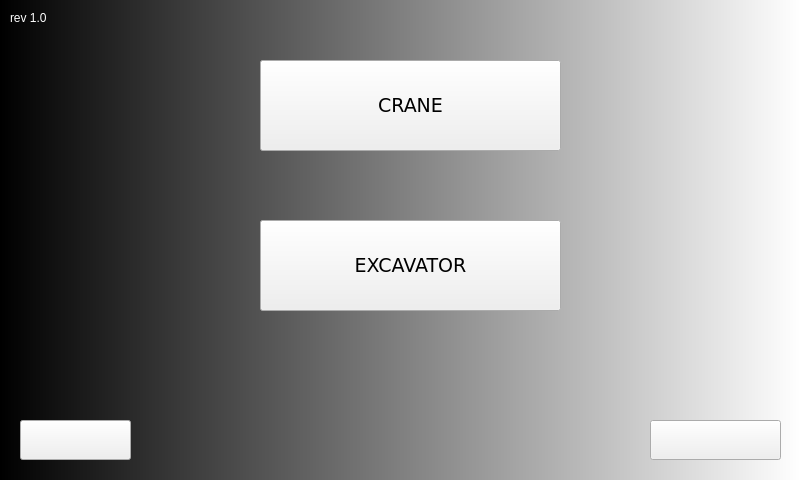
<?xml version="1.0" encoding="UTF-8"?>
<ui version="4.0">
 <class>page01</class>
 <widget class="QWidget" name="page01">
  <property name="geometry">
   <rect>
    <x>0</x>
    <y>0</y>
    <width>800</width>
    <height>480</height>
   </rect>
  </property>
  <property name="minimumSize">
   <size>
    <width>800</width>
    <height>480</height>
   </size>
  </property>
  <property name="maximumSize">
   <size>
    <width>800</width>
    <height>480</height>
   </size>
  </property>
  <property name="windowTitle">
   <string>page01</string>
  </property>
  <property name="styleSheet">
   <string notr="true">QWidget#page01
{
	background-color: qlineargradient(spread:pad, x1:0, y1:0, x2:1, y2:0, stop:0 rgba(0, 0, 0, 255), stop:1 rgba(255, 255, 255, 255));
}</string>
  </property>
  <widget class="ATCMbutton" name="atcmButton">
   <property name="geometry">
    <rect>
     <x>260</x>
     <y>60</y>
     <width>301</width>
     <height>91</height>
    </rect>
   </property>
   <property name="font">
    <font>
     <family>DejaVu Sans</family>
     <pointsize>14</pointsize>
    </font>
   </property>
   <property name="checkable">
    <bool>false</bool>
   </property>
   <property name="toolTip">
    <string/>
   </property>
   <property name="whatsThis">
    <string>ATCMbutton widget</string>
   </property>
   <property name="pageName">
    <string>page100</string>
   </property>
   <property name="passwordVar">
    <string/>
   </property>
   <property name="statusvar">
    <string/>
   </property>
   <property name="statusReleasedValue">
    <string/>
   </property>
   <property name="statusPressedValue">
    <string/>
   </property>
   <property name="viewStatus">
    <bool>false</bool>
   </property>
   <property name="visibilityVar">
    <string/>
   </property>
   <property name="bgColor">
    <color>
     <red>170</red>
     <green>170</green>
     <blue>255</blue>
    </color>
   </property>
   <property name="text">
    <string>CRANE</string>
   </property>
   <property name="pressText">
    <string>CRANE</string>
   </property>
   <property name="borderWidth">
    <number>0</number>
   </property>
   <property name="borderRadius">
    <number>0</number>
   </property>
   <property name="apparence">
    <enum>QFrame::Raised</enum>
   </property>
  </widget>
  <widget class="ATCMbutton" name="atcmButton_2">
   <property name="geometry">
    <rect>
     <x>260</x>
     <y>220</y>
     <width>301</width>
     <height>91</height>
    </rect>
   </property>
   <property name="font">
    <font>
     <family>DejaVu Sans</family>
     <pointsize>14</pointsize>
    </font>
   </property>
   <property name="checkable">
    <bool>false</bool>
   </property>
   <property name="toolTip">
    <string/>
   </property>
   <property name="whatsThis">
    <string>ATCMbutton widget</string>
   </property>
   <property name="pageName">
    <string>page200</string>
   </property>
   <property name="passwordVar">
    <string/>
   </property>
   <property name="statusvar">
    <string/>
   </property>
   <property name="statusReleasedValue">
    <string/>
   </property>
   <property name="statusPressedValue">
    <string/>
   </property>
   <property name="viewStatus">
    <bool>false</bool>
   </property>
   <property name="visibilityVar">
    <string/>
   </property>
   <property name="bgColor">
    <color>
     <red>170</red>
     <green>170</green>
     <blue>255</blue>
    </color>
   </property>
   <property name="text">
    <string>EXCAVATOR</string>
   </property>
   <property name="pressText">
    <string>EXCAVATOR</string>
   </property>
   <property name="borderWidth">
    <number>0</number>
   </property>
   <property name="borderRadius">
    <number>0</number>
   </property>
   <property name="apparence">
    <enum>QFrame::Raised</enum>
   </property>
  </widget>
  <widget class="ATCMtime" name="atcmTime">
   <property name="geometry">
    <rect>
     <x>20</x>
     <y>420</y>
     <width>111</width>
     <height>40</height>
    </rect>
   </property>
   <property name="font">
    <font>
     <family>DejaVu Sans</family>
     <pointsize>14</pointsize>
     <italic>true</italic>
    </font>
   </property>
   <property name="toolTip">
    <string>ATCM QTime</string>
   </property>
   <property name="whatsThis">
    <string>ATCMtime widget</string>
   </property>
   <property name="fontColor">
    <color>
     <red>0</red>
     <green>0</green>
     <blue>0</blue>
    </color>
   </property>
   <property name="borderWidth">
    <number>0</number>
   </property>
   <property name="borderRadius">
    <number>0</number>
   </property>
   <property name="apparence">
    <enum>QFrame::Raised</enum>
   </property>
  </widget>
  <widget class="ATCMdate" name="atcmDate">
   <property name="geometry">
    <rect>
     <x>650</x>
     <y>420</y>
     <width>131</width>
     <height>40</height>
    </rect>
   </property>
   <property name="font">
    <font>
     <family>DejaVu Sans</family>
     <pointsize>14</pointsize>
     <italic>true</italic>
    </font>
   </property>
   <property name="toolTip">
    <string>ATCM QDate</string>
   </property>
   <property name="whatsThis">
    <string>ATCMdate widget</string>
   </property>
   <property name="fontColor">
    <color>
     <red>0</red>
     <green>0</green>
     <blue>0</blue>
    </color>
   </property>
   <property name="borderWidth">
    <number>0</number>
   </property>
   <property name="borderRadius">
    <number>0</number>
   </property>
   <property name="apparence">
    <enum>QFrame::Raised</enum>
   </property>
  </widget>
  <widget class="QLabel" name="label">
   <property name="geometry">
    <rect>
     <x>10</x>
     <y>10</y>
     <width>81</width>
     <height>16</height>
    </rect>
   </property>
   <property name="styleSheet">
    <string notr="true">color: rgb(255, 255, 255);</string>
   </property>
   <property name="text">
    <string>rev 1.0</string>
   </property>
  </widget>
 </widget>
 <customwidgets>
  <customwidget>
   <class>ATCMbutton</class>
   <extends>QPushButton</extends>
   <header>atcmplugin.h</header>
  </customwidget>
  <customwidget>
   <class>ATCMdate</class>
   <extends>QPushButton</extends>
   <header>atcmplugin.h</header>
  </customwidget>
  <customwidget>
   <class>ATCMtime</class>
   <extends>QPushButton</extends>
   <header>atcmplugin.h</header>
  </customwidget>
 </customwidgets>
 <resources/>
 <connections>
  <connection>
   <sender>atcmButton</sender>
   <signal>newPage(const char*,bool)</signal>
   <receiver>page01</receiver>
   <slot>goto_page(const char*,bool)</slot>
   <hints>
    <hint type="sourcelabel">
     <x>417</x>
     <y>165</y>
    </hint>
    <hint type="destinationlabel">
     <x>542</x>
     <y>215</y>
    </hint>
   </hints>
  </connection>
  <connection>
   <sender>atcmButton_2</sender>
   <signal>newPage(const char*,bool)</signal>
   <receiver>page01</receiver>
   <slot>goto_page(const char*,bool)</slot>
   <hints>
    <hint type="sourcelabel">
     <x>384</x>
     <y>305</y>
    </hint>
    <hint type="destinationlabel">
     <x>533</x>
     <y>307</y>
    </hint>
   </hints>
  </connection>
 </connections>
 <slots>
  <slot>goto_page(const char*,bool)</slot>
 </slots>
</ui>
